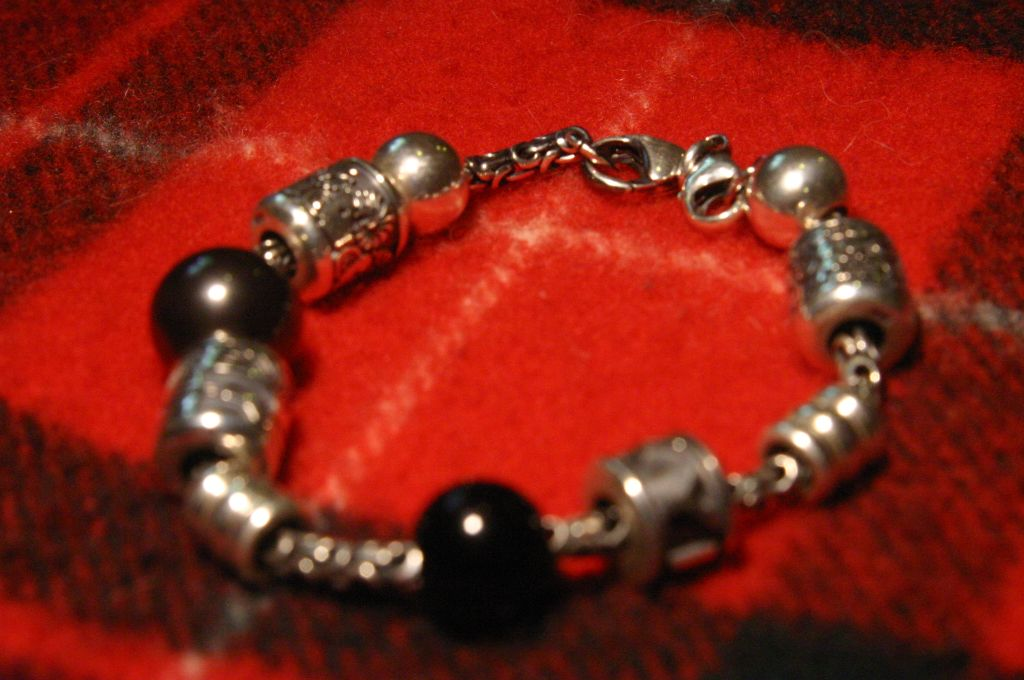
#> input picture images/test_1/IMG_3501.jpg, 1024 x 680 px
$ jupyter execute focus-stacking.ipynb   (older library calls are emulated)
#> lines starting #> are read from the running program, lines starting #| are printed output that depends on the picture
# Focus stacking and depth reconstruction

Given a sequence of camera images with different parts in focus, we are able to selectively pick only those areas of an image that are in focus. Likewise, by combining knowledge about the focal distance in each image (e.g. a priori knowledge or from read from EXIF information) we can assemble a depth image.

[cell 1]
import os
from typing import *
from PIL import Image, ImageFilter, ImageOps
import skimage
import numpy as np

[cell 2]
image_sets = {
    # test_1: http://imajeenyus.com/computer/20130806_focus_stacking/index.shtml
    'test_1': ['IMG_3501.jpg', 'IMG_3502.jpg', 'IMG_3503.jpg',
               'IMG_3505.jpg', 'IMG_3506.jpg', 'IMG_3507.jpg']
}

[cell 3]
PREVIEW_SIZE = (640, 480)

[cell 4]
def open_image(image_set: str, image: str, size: Optional[Tuple[int, int]] = None) -> Image.Image:
#> called with image_set = 'test_1', image = 'IMG_3501.jpg', size = (640, 480)
    path = os.path.join('images', image_set, image)
    im = Image.open(path)
#> im is the input picture: PIL image 1024x680 RGB; mean R, G, B 134.6, 32.8, 20.6
    if size is not None:
        im.thumbnail(size, Image.ANTIALIAS)
#> im: PIL image 640x425 RGB
    return im

Let's see the first image of a the sequence `test_1`:

[cell 5]
open_image('test_1', image_sets['test_1'][0], PREVIEW_SIZE)

We can see that the back of the bracelet is in focus, while the front is out of focus. Here's the last image of `test_1`:

[cell 6]
open_image('test_1', image_sets['test_1'][-1], PREVIEW_SIZE)
#> call 2 of open_image, with image_set = 'test_1', image = 'IMG_3507.jpg', size = (640, 480)
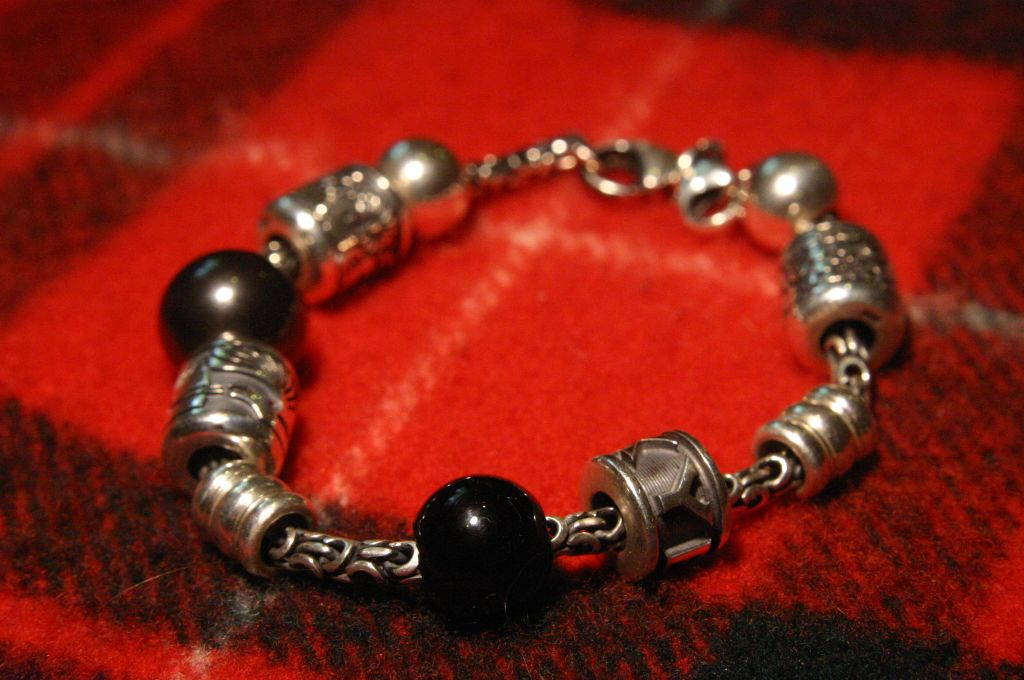
#> input picture images/test_1/IMG_3507.jpg, 1024 x 680 px
#> in open_image, im is the input picture: PIL image 1024x680 RGB; mean R, G, B 132.7, 32.4, 20.2

Quite the opposite, this image shows the front in focus while the back is out of focus.

[cell 7]
def normalize(arr: np.ndarray) -> np.ndarray:
    min_, max_ = arr.min(), arr.max()
    return (arr - min_) / (max_ - min_)

def to_array(im: Image.Image) -> np.ndarray:
    return np.array(im, dtype=np.float32) / 255.

def to_image(arr: np.ndarray, normalize_image: bool = True) -> Image.Image:
    arr = normalize(arr) if normalize_image else arr
    return Image.fromarray((arr * 255.).astype(np.uint8))

## Open a dataset

[cell 8]
def open_dataset(name: str, size: Optional[Tuple[int, int]] = PREVIEW_SIZE) -> List[Image.Image]:
    return [open_image(name, pth, size) for pth in image_sets[name]]
#> call 4 of open_image, with image_set = 'test_1', image = 'IMG_3502.jpg', size = (640, 480)
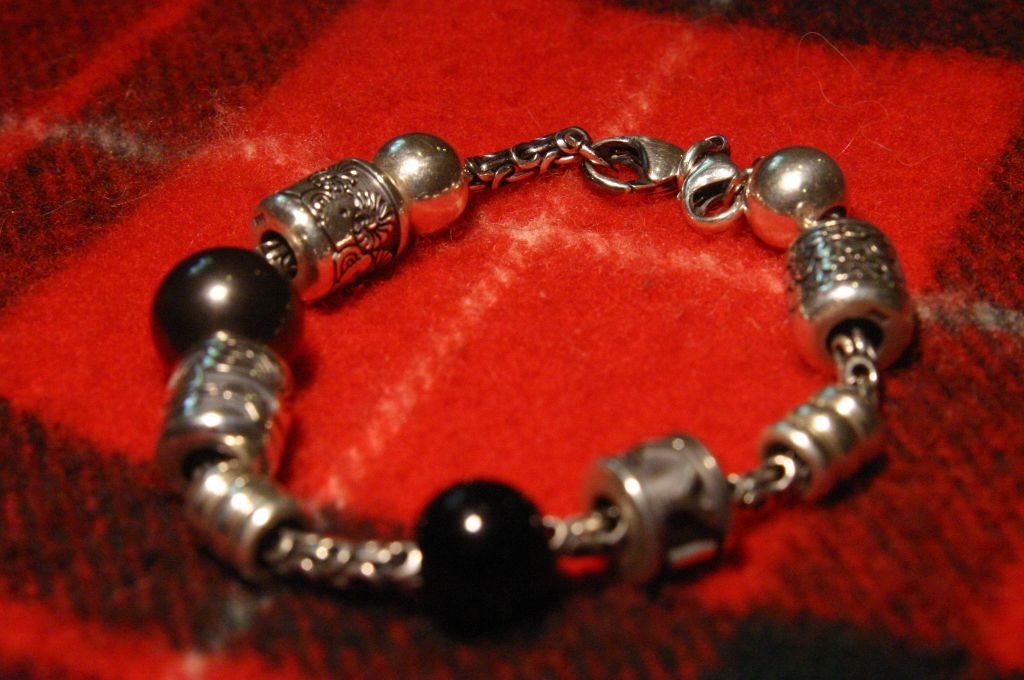
#> input picture images/test_1/IMG_3502.jpg, 1024 x 680 px
#> in open_image, im is the input picture: PIL image 1024x680 RGB; mean R, G, B 133.3, 32, 20.1
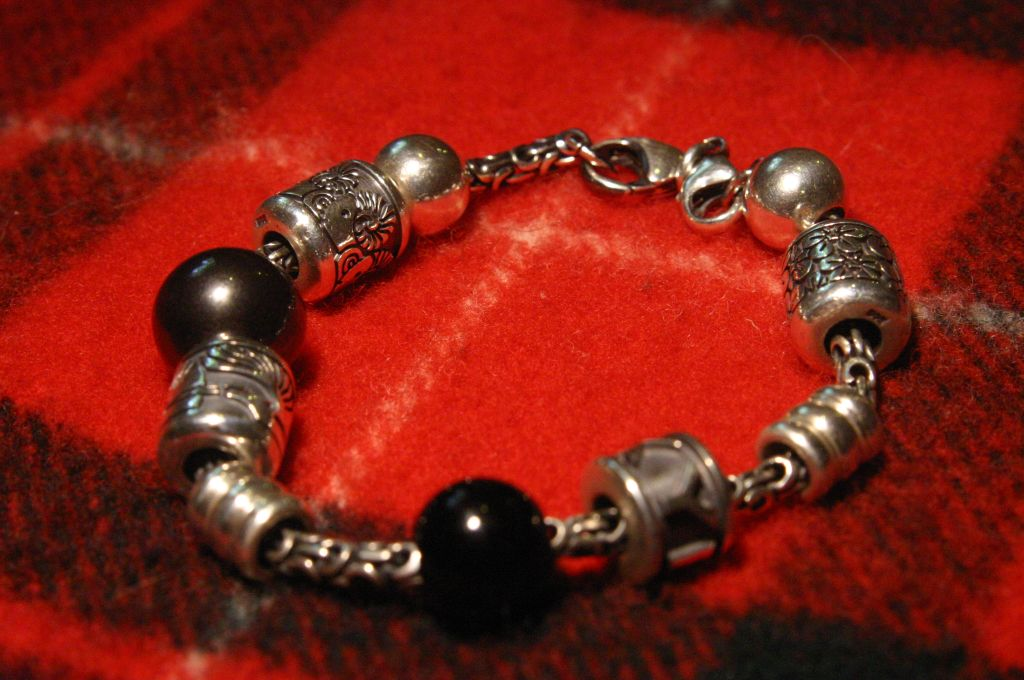
#> input picture images/test_1/IMG_3503.jpg, 1024 x 680 px
#> in open_image, im is the input picture: PIL image 1024x680 RGB; mean R, G, B 132.2, 31.7, 20.4
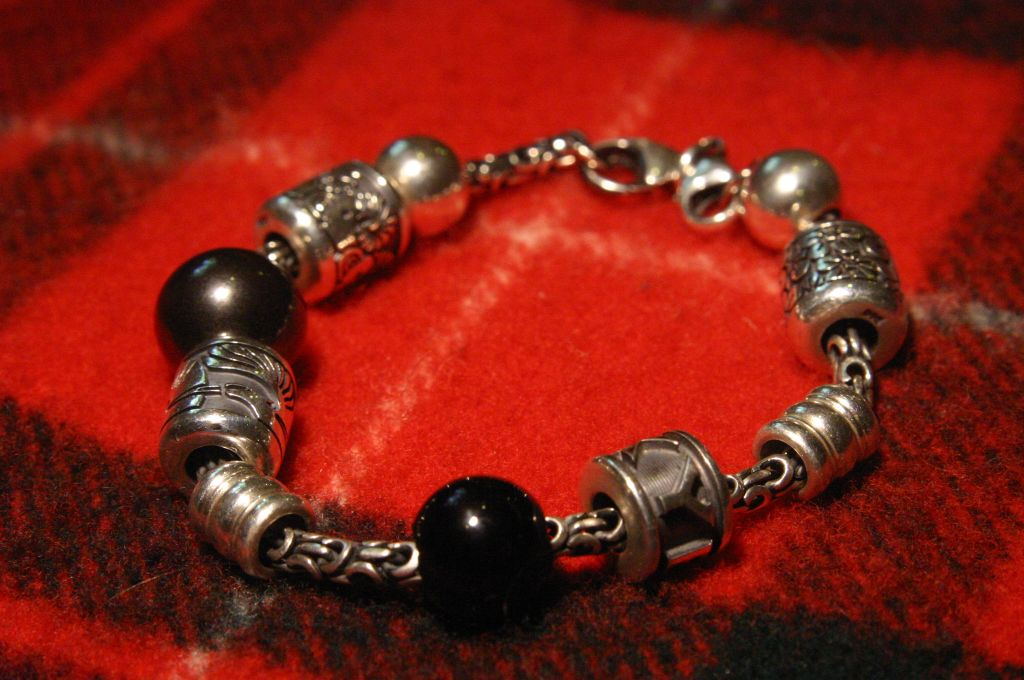
#> input picture images/test_1/IMG_3505.jpg, 1024 x 680 px
#> in open_image, im is the input picture: PIL image 1024x680 RGB; mean R, G, B 131.3, 31.6, 20.2
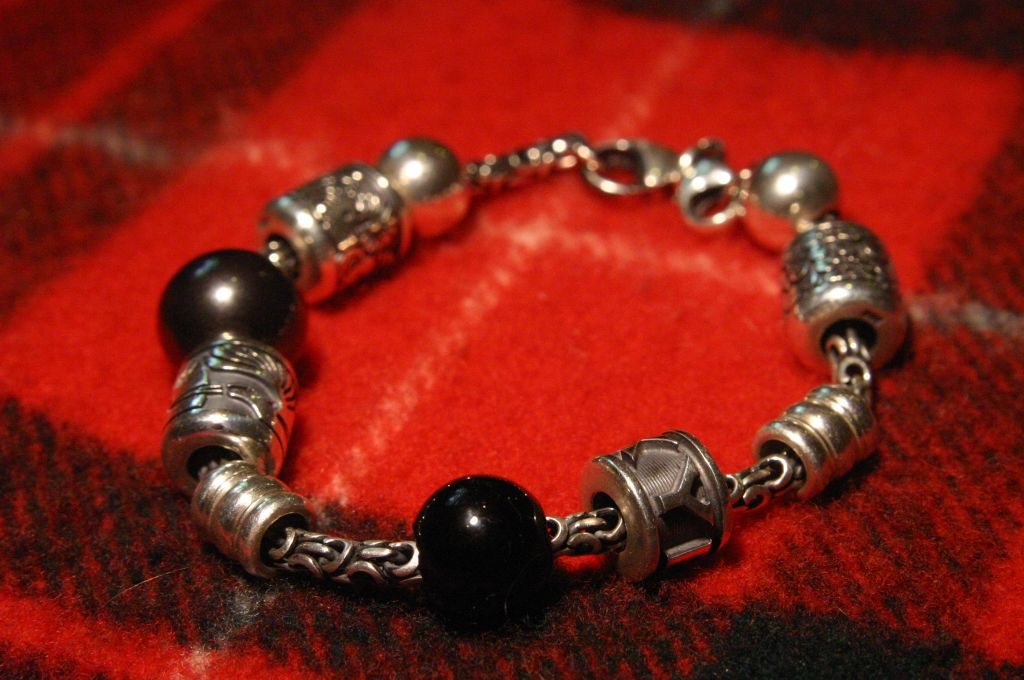
#> input picture images/test_1/IMG_3506.jpg, 1024 x 680 px
#> in open_image, im is the input picture: PIL image 1024x680 RGB; mean R, G, B 131.6, 31.5, 20.6

imgs_test_1 = open_dataset('test_1')
#> imgs_test_1 = 6 items

## Grayscale conversion

For detection of focused areas, the color likely has no influence. To keep things simple, we're going to convert the color images to grayscale images first.
Some conversion methods are discussed in [Color-to-Grayscale: Does the Method Matter in Image Recognition?](http://journals.plos.org/plosone/article?id=10.1371/journal.pone.0029740) (Kanan & Kottrell, 2012).

[cell 9]
def grayscale_intensity(im: Image.Image) -> Image.Image:
    g = to_array(im).mean(axis=2)
    return to_image(g)
#> in normalize, `min_, max_ = arr.min(), arr.max()`: min_ = 0; max_ = 1

grayscale_intensity(imgs_test_1[-1])

[cell 10]
def grayscale_gleam(im: Image.Image) -> Image.Image:
    g = np.power(to_array(im), 1/2.2).mean(axis=2)
    return to_image(g)

grayscale_gleam(imgs_test_1[-1])

## Energy detection

Since (local) energy can be understood as the rate of change of the pixel intensities, we can obtain an energy measure by means of gradients: The more "edges" we find, the higher the (local) energy; the fewer edges, the less. Since out-of-focus areas are blurred, they will contain less energy and should be easy to detect.

[cell 11]
def laplace(arr: np.ndarray, kernel_size=3, square: bool = False) -> np.ndarray:
#> called with kernel_size = 3, square = False
    gradients = skimage.filters.laplace(arr, kernel_size)
    return gradients * gradients if square else gradients

Here's the local energy map of the back-focused image:

[cell 12]
to_image(laplace(to_array(grayscale_gleam(imgs_test_1[0])), 3))

Here's the front-focused image again:

[cell 13]
to_image(laplace(to_array(grayscale_gleam(imgs_test_1[-1])), 3))
#> call 2 of laplace, with kernel_size = 3, square = False
#> in laplace (call 2), `gradients = skimage.filters.laplace(arr, kernel_size)`:
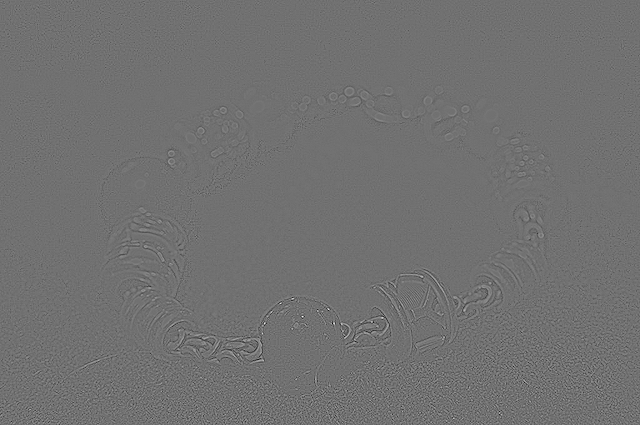
#> gradients: shape (425, 640) float32; min -1.17, max 1.46, mean -1.14e-10; drawn with min black and max white

We can clearly see how the gradients are more prominent in the specific focus regions.

Since gradients are signed, we'll instead be looking at squared gradients. A result of this is that the minimum local energy is zero (i.e. total absence of any gradient), giving the image an appearance of being black in most places.

[cell 14]
to_image(laplace(to_array(grayscale_gleam(imgs_test_1[-1])), 3, square=True))

The shape gets clearer when we take the square root of the squared gradients again:

[cell 15]
to_image(laplace(to_array(grayscale_gleam(imgs_test_1[-1])), 3, square=True) ** 0.5)
#> in normalize (call 10), `min_, max_ = arr.min(), arr.max()`: max_ = 1.46
#> in normalize (call 10), `return (arr - min_) / (max_ - min_)`:
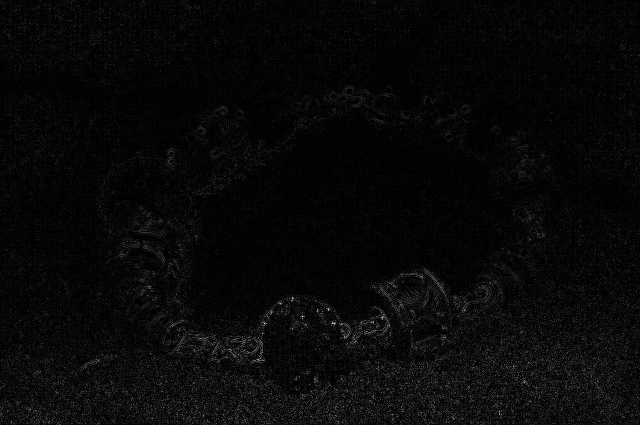
#> returned value: shape (425, 640) float32; min 0, max 1, mean 0.0335

Since the power function (e.g. taking the square) is monotonic, this isn't strictly necessary during processing.

## Stacking in-focus pixels

When sythesizing (fusing) the focus-stacked image, we're going to select the image with the highest local energy for each pixel. By combining the individual energy images, we can take advantage of NumPy's `argmax` function.

[cell 16]
arrs_test_1 = [to_array(grayscale_gleam(img))
               for img in imgs_test_1]
#> in grayscale_gleam (call 9), `g = np.power(to_array(im), 1/2.2).mean(axis=2)`:
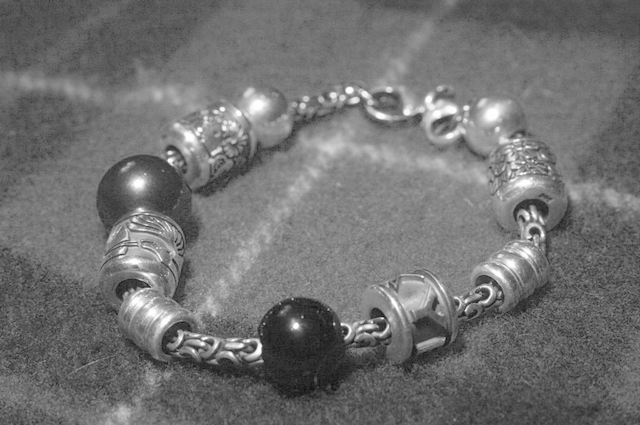
#> g: shape (425, 640) float32; min 0.0537, max 1, mean 0.446
#> arrs_test_1 = 6 items

[cell 17]
energies_test_1 = np.stack([laplace(arr, 3, square=True) for arr in arrs_test_1], axis=2)
energies_test_1.shape
#> Out = (425, 640, 6)

This allows us to get the index of the best-matching energy image per pixel like so:

[cell 18]
highest_energies_idx = np.argmax(energies_test_1, axis=2)
highest_energies_idx

We can now use this information to pick the correct pixels. First we need the images we're sampling from as an array, so that we can can index the pixels easily:

[cell 19]
source = np.stack(arrs_test_1, axis=0)
source.shape
#> Out = (6, 425, 640)

We can now synthesize an image by sampling from each layer according to it's highest energy.

[cell 20]
fused_array = np.zeros(energies_test_1.shape[0:2], dtype=np.float32)
rows, cols = fused_array.shape
#> rows = 425; cols = 640
for row in range(rows):
    for col in range(cols):
        idx = highest_energies_idx[row, col]
        fused_array[row, col] = source[idx, row, col]

This is how it looks:

[cell 21]
to_image(fused_array)

We can do the same with a color image:

[cell 22]
source_color = np.stack(imgs_test_1, axis=0)
source_color.shape
#> Out = (6, 425, 640, 3)

[cell 23]
height, width = energies_test_1.shape[0:2]
#> height = 425; width = 640
fused_array_color = np.zeros((height, width, 3), dtype=np.float32)
rows, cols = fused_array.shape
for row in range(rows):
    for col in range(cols):
        idx = highest_energies_idx[row, col]
        fused_array_color[row, col, :] = source_color[idx, row, col, :]

[cell 24]
to_image(fused_array_color)

Although the whole image now appears to be in focus, the color image makes sampling artifacts much more visible. Multiple problems are at play:

- Due to movement of the camera, each image might show a slightly area of the object
- The image magnification might be different between different focal lengths
- Noise in the image introduces gradients that do not belong to the object.

## Depth from focus

Rather than synthesizing an in-focus image, we can also do the opposite and synthesize a depth image. Indeed we're already halfway there: We know that the images are already sorted according to their focal length. If they weren't, we would have to take additional information into account, such as EXIF information stored in the image.

Because the images are sorted, the layer index we picked using `argmax` already encodes a depth, albeit not a (physically) meaningful one. Let's visualize that.

[cell 25]
normalized_indexes = normalize(highest_energies_idx)

# We slightly blur the image to not get too distracted by noise.
normalized_indexes_blurred = skimage.filters.gaussian(normalized_indexes, 1.4)
to_image(normalized_indexes_blurred)
